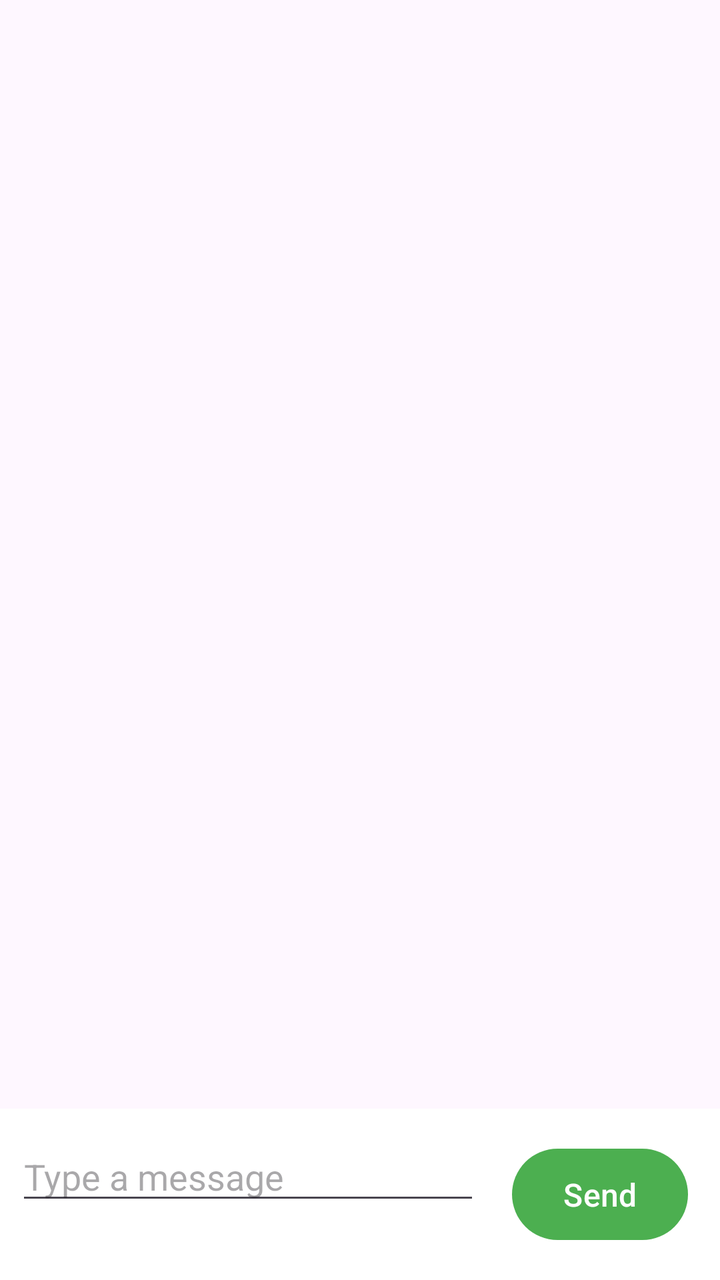
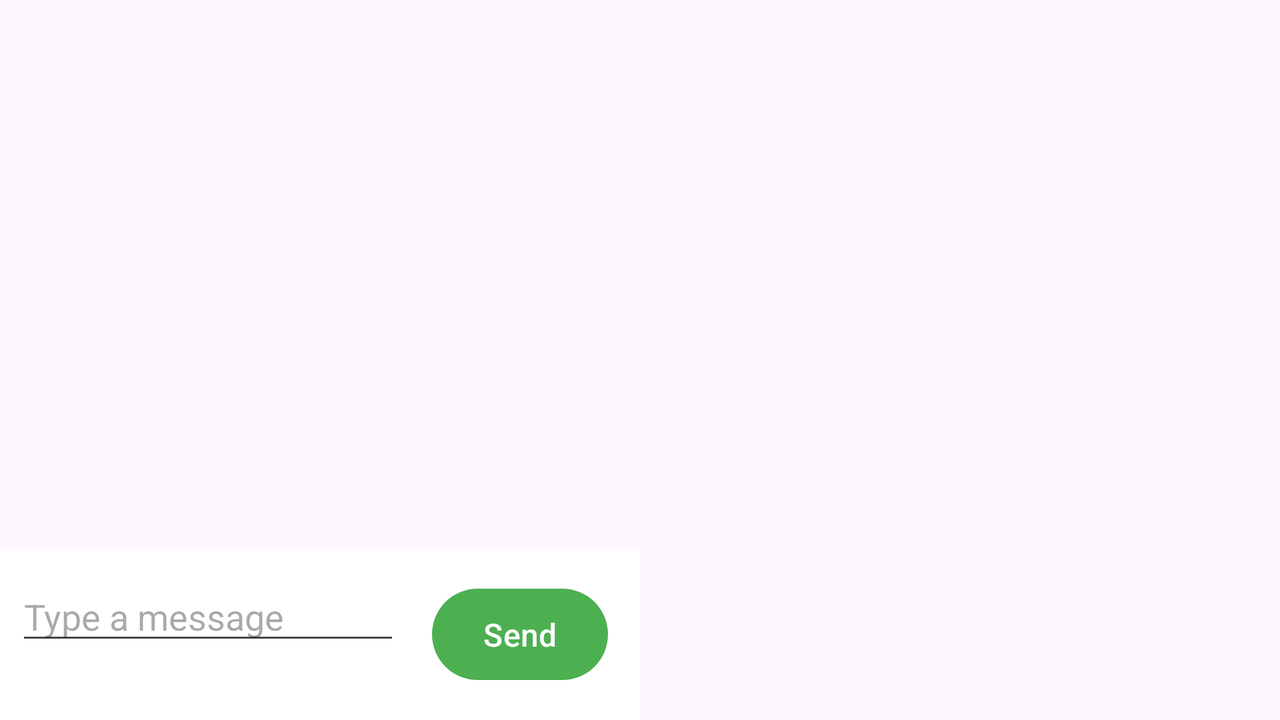

Compare how this app lays out the same screen by default and in its alternative resource folder. The renders come first, then the two layout files and the values they reference.
<!-- AndroidManifest.xml: application theme Theme.AndroidAssignments -->
<!-- res/layout/activity_chat_window.xml -->
<?xml version="1.0" encoding="utf-8"?>
<RelativeLayout xmlns:android="http://schemas.android.com/apk/res/android"
    xmlns:tools="http://schemas.android.com/tools"
    android:id="@+id/main"
    android:layout_width="match_parent"
    android:layout_height="match_parent"
    android:fitsSystemWindows="true"
    tools:context=".ChatWindow">

    <ListView
        android:id="@+id/listView"
        android:layout_width="match_parent"
        android:layout_height="match_parent"
        android:layout_above="@+id/input_container"
        android:layout_alignParentTop="true" />

    <LinearLayout
        android:id="@+id/input_container"
        android:layout_width="match_parent"
        android:layout_height="wrap_content"
        android:layout_alignParentBottom="true"
        android:orientation="horizontal"
        android:padding="8dp"
        android:background="@android:color/white">

        <EditText
            android:id="@+id/text_input"
            android:layout_width="0dp"
            android:layout_height="wrap_content"
            android:layout_weight="1"
            android:layout_marginEnd="8dp"
            android:hint="@string/editTextHint" />

        <Button
            android:id="@+id/send_button"
            android:layout_width="wrap_content"
            android:layout_height="wrap_content"
            android:text="@string/send"
            style="@style/CustomButtonStyle" />

    </LinearLayout>

</RelativeLayout>
<!-- resources referenced by this layout -->
<resources>
  <string name="editTextHint">Type a message</string>
  <string name="send">Send</string>
  <style name="CustomButtonStyle" parent="Widget.Material3.Button">
          
          <item name="android:layout_height">48dp</item>
  
          
          <item name="android:padding">12dp</item>
  
          
          <item name="android:layout_margin">8dp</item>
  
          
          <item name="android:textSize">16sp</item>
  
          
          <item name="android:textColor">@color/white</item>
  
          
          <item name="backgroundTint">@color/material_green</item>
  
          
          <item name="android:textAllCaps">false</item>
      </style>
  <style name="Theme.AndroidAssignments" parent="Base.Theme.AndroidAssignments" />
  <color name="white">#FFFFFF</color>
  <color name="material_green">#4CAF50</color>
  <style name="Base.Theme.AndroidAssignments" parent="Theme.Material3.DayNight">
          
          
      </style>
</resources>
<!-- res/layout-land/activity_chat_window.xml (the repository's variant of the layout above) -->
<!-- drawn on the phone turned sideways -->
<?xml version="1.0" encoding="utf-8"?>
<LinearLayout xmlns:android="http://schemas.android.com/apk/res/android"
    xmlns:tools="http://schemas.android.com/tools"
    android:id="@+id/main"
    android:layout_width="match_parent"
    android:layout_height="match_parent"
    android:orientation="horizontal"
    android:baselineAligned="false"
    android:fitsSystemWindows="true"
    tools:context=".ChatWindow">

    <LinearLayout
        android:layout_width="0dp"
        android:layout_height="match_parent"
        android:layout_weight="1"
        android:orientation="vertical">

        <ListView
            android:id="@+id/listView"
            android:layout_width="match_parent"
            android:layout_height="0dp"
            android:layout_weight="1" />

        <LinearLayout
            android:id="@+id/input_container"
            android:layout_width="match_parent"
            android:layout_height="wrap_content"
            android:orientation="horizontal"
            android:padding="8dp"
            android:background="@android:color/white">

            <EditText
                android:id="@+id/text_input"
                android:layout_width="0dp"
                android:layout_height="wrap_content"
                android:layout_weight="1"
                android:layout_marginEnd="8dp"
                android:hint="@string/editTextHint" />

            <Button
                android:id="@+id/send_button"
                android:layout_width="wrap_content"
                android:layout_height="wrap_content"
                android:text="@string/send"
                style="@style/CustomButtonStyle" />

        </LinearLayout>

    </LinearLayout>

    <FrameLayout
        android:id="@+id/fragment_container"
        android:layout_width="0dp"
        android:layout_height="match_parent"
        android:layout_weight="1" />

</LinearLayout>
